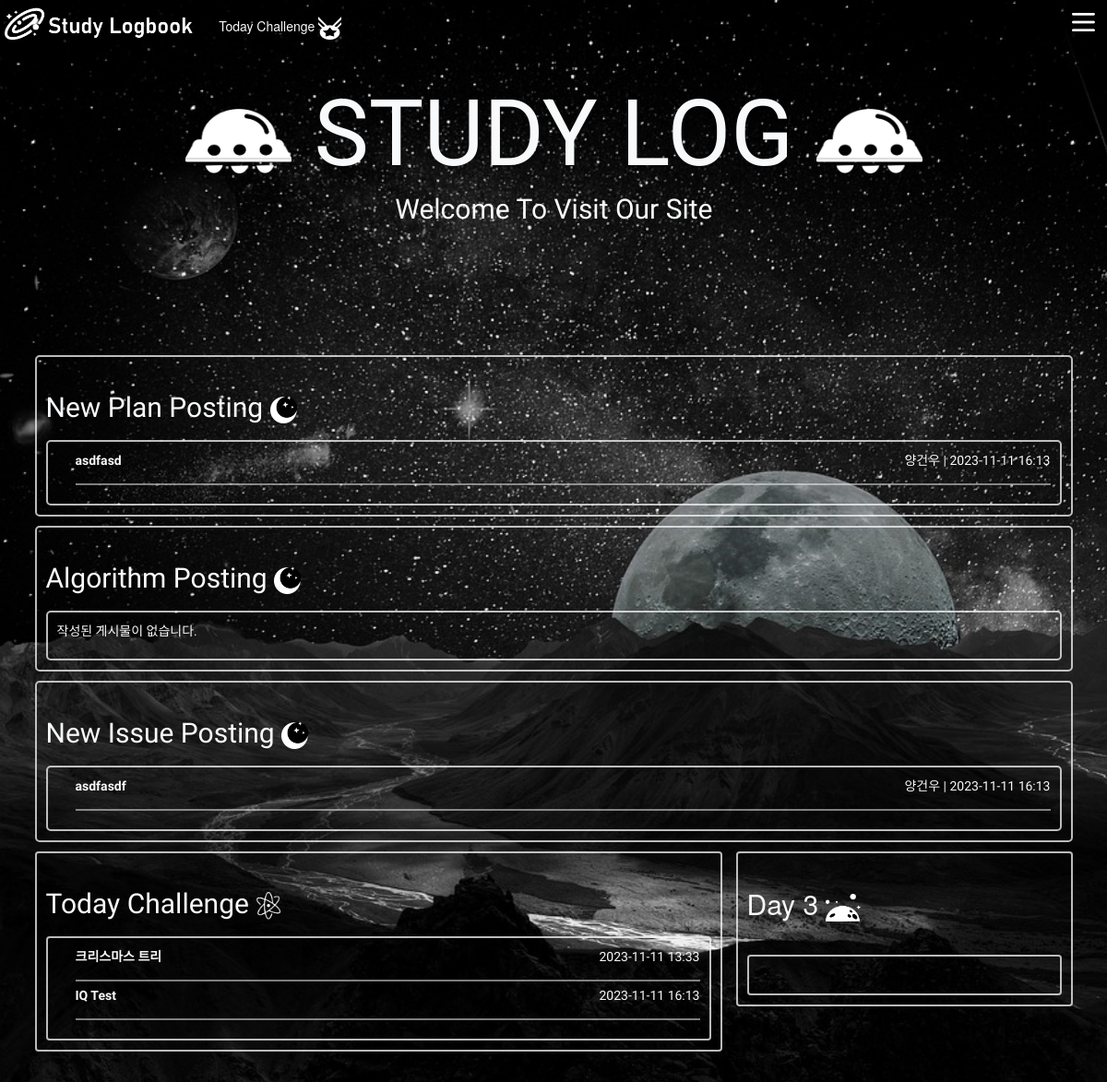
/main/, run on the app's committed database.
### plans/models.py (models this page shows)
class Plan(models.Model):
    user = models.ForeignKey(
        settings.AUTH_USER_MODEL, on_delete=models.CASCADE, related_name='user_plans'
    )
    like_users = models.ManyToManyField(
        settings.AUTH_USER_MODEL, related_name='like_plans'
    )
    title = models.CharField(max_length=200)
    content = models.TextField()
    count = models.PositiveIntegerField(default=0)
    image = models.ImageField(blank=True)
    created_at = models.DateTimeField(auto_now_add=True)
    updated_at = models.DateTimeField(auto_now=True)

### accounts/models.py (models this page shows, shortened)
class User(AbstractBaseUser, PermissionsMixin):
    followings = models.ManyToManyField('self', symmetrical=False, related_name='followers')
    beakjoon_nickname = models.CharField('백준 닉네임',max_length=30, blank=True)
    beakjoon_rank = models.CharField(max_length=30, blank=True, null=True)
    email = models.EmailField('이메일', unique=True)
    username = models.CharField('이름', max_length=30)
    is_staff = models.BooleanField('스태프 권한', default=False)
    is_active = models.BooleanField('사용중', default=True)
    date_joined = models.DateTimeField('가입일', default=timezone.now)
    image = models.ImageField(blank=True)
    objects = UserManager()
    USERNAME_FIELD = 'email'                     # email을 사용자의 식별자로 설정
    REQUIRED_FIELDS = ['username']                   # 필수입력값
    class Meta:
        verbose_name = _('user')
        verbose_name_plural = _('users')
        swappable = 'AUTH_USER_MODEL'
    @property
    def users(self):
        users = get_user_model().objects.all()
        return users

### issues/models.py (models this page shows)
class Issue(models.Model):
    user = models.ForeignKey(
        settings.AUTH_USER_MODEL, on_delete=models.CASCADE, related_name='user_issues'
    )
    like_users = models.ManyToManyField(
        settings.AUTH_USER_MODEL, related_name='like_issues'
    )
    title = models.CharField(max_length=200)
    content = models.TextField()
    count = models.PositiveIntegerField(default=0)
    image = models.ImageField(blank=True)
    created_at = models.DateTimeField(auto_now_add=True)
    updated_at = models.DateTimeField(auto_now=True)

### challenges/models.py (models this page shows)
class Challenge(models.Model):
    title = models.CharField(max_length=20)
    problem = models.IntegerField()
    created_at = models.DateTimeField(auto_now_add=True)
    is_today = models.BooleanField(default=False)
    rank = models.CharField(max_length=5)

### main/views.py (the view)
# urls.py: path('', views.index, name='index'),
def index(request):
    mains = Main.objects.all()
    plans = Plan.objects.all()
    challenges = Challenge.objects.all()
    issues = Issue.objects.all()
    algorithms = Algorithm.objects.all()
    now = datetime.now()
    today_challenge = []
    for challenge in challenges:
        if challenge.created_at.date() == now.date():
            today_challenge.append(challenge)
    context = {
        'mains': mains,
        'plans': plans,
        'challenges' : today_challenge,
        'issues' : issues,
        'algorithms' : algorithms,
    }
    return render(request, 'main/index.html', context)

### main/templates/main/index.html (shortened to what this page needs)
{% extends "base.html" %}
{% block css %}
  <link rel="stylesheet" href="https://maxcdn.bootstrapcdn.com/bootstrap/3.3.2/css/bootstrap.min.css">
{% endblock css %}
{% block content %}
{% load static %}
<html lang="en">
<head>
  <article class='container my-5'>
    <div class='callout '>
      <div class="border border-0 py-5" style="height:300px">
        <h1 class="font_style text-light mx-3 mt-3 animate__animated animate__bounceInRight">
          <img src="{% static "planet4.png" %}" alt="moon" height="70px">
          STUDY LOG
          <img src="{% static "planet4.png" %}" alt="moon" height="70px">
        </h1>
          <h3 class='font_sub_style text-light m-3 animate__animated animate__bounceInRight animate__delay-1s'>Welcome To Visit Our Site</h3>
      </div>
    </div>
  </article>
</head>
<body>
<div class='container'>
  <div class='row'>
      <div class-'col-12'>
        <div class="border border-2 border-light rounded-3 p-2 my-2 border-opacity-75 " >
          <h2 class="mx-2 font card-title lh-lg text-light"> New Plan Posting <img src="{% static "planet8.png" %}" height='30px' alt=""></h2>
          <div class="border border-2 border-light rounded-3 p-3 m-2 border-opacity-75 ">
            <div class='text-light font'>
              {% if plans|length == 0%}
                <td class='' colspan='5'>
                  <p class=' text-light'>작성된 플랜이 없습니다.</p></td>
              {% else %}
              <ol class="">
                {% for plan in plans %}
                  <a href="{% url 'plans:detail' plan.pk %}">
                    <div class = 'd-flex justify-content-between align-items-center'>
                      <p class=' text-light fw-bold'>{{ plan.title }}</p>
                      <p class='text-light'>{{ plan.user.username }} | {{ plan.created_at | date:"Y-m-d H:i"}}</p>
                    </div>
                    <hr class="my-2 border border-light border-1 opacity-50">
                  </a>
                {% endfor %}
              </ol>
              {% endif %}
            </div>
          </div>
        </div>
      </div>
      <div class-'col-12'>
        <div class="border border-2 border-light rounded-3 p-2 my-2 border-opacity-75 " >
          <h2 class="mx-2 font card-title lh-lg text-light"> Algorithm Posting <img src="{% static "planet8.png" %}" height='30px' alt=""></h2>
          <div class="border border-2 border-light rounded-3 p-3 m-2 border-opacity-75 ">
            <div class='text-light font'>
              {% if algorithms|length == 0 %}
                <td class='' colspan='5'>
                  <p class=' text-light'>작성된 게시물이 없습니다.</p></td>
              {% endif %}
            </div>
          </div>
        </div>
      </div>
      <div class-'col-12'>
        <div class="border border-2 border-light rounded-3 p-2 my-2 border-opacity-75 " >
          <h2 class="mx-2 font card-title lh-lg text-light"> New Issue Posting <img src="{% static "planet8.png" %}" height='30px' alt=""></h2>
          <div class="border border-2 border-light rounded-3 p-3 m-2 border-opacity-75 ">
            <div class='text-light font'>
              {% if plans|length == 0%}
                <td class='' colspan='5'>
                  <p class=' text-light'>작성된 게시물이 없습니다.</p></td>
              {% else %}
              <ol class="">
                {% for issue in issues %}
                  <a href="{% url 'issues:detail' issue.pk %}">
                    <div class = 'd-flex justify-content-between align-items-center'>
                      <p class=' text-light fw-bold'>{{ issue.title }}</p>
                      <p class='text-light'>{{ issue.user.username }} | {{ issue.created_at | date:"Y-m-d H:i"}}</p>
                    </div>
                    <hr class="my-2 border border-light border-1 opacity-50">
                  </a>
                {% endfor %}
              </ol>
              {% endif %}
            </div>
          </div>
        </div>
      </div>
  </div>
  <div class='row'>
    <div class='col-8'>
      <div class="border border-2 border-light rounded p-2 my-2 border-opacity-75 " >
        <h2 class="mx-2 font card-title lh-lg text-light">Today Challenge <img src="{% static "planet2.png" %}" height='30px' alt=""></h2>
          <div class="border border-2 border-light rounded p-3 m-2 border-opacity-75 ">
            <div class='text-light font'>
              <ol class="">
                {% for challenge in challenges %}
                    <a href="{% url 'challenges:index'%}">
                      <div class = 'd-flex justify-content-between align-items-center'>
                        <p class=' text-light fw-bold'>{{ challenge.title }}</p>
                        <p class='text-light'>{{ challenge.created_at | date:"Y-m-d H:i"}}</p>
                      </div>
                      <hr class="my-2 border border-light border-1 opacity-50">
                    </a>
                {% endfor %}
              </ol>
            </div>
          </div>
      </div>
    </div>
    <div class='col-4'>
      <div class="border border-2 border-light rounded p-2 my-2 border-opacity-75 ">
        <h2 class="mx-2 card-title lh-lg text-light">Day 3 <img src="{% static "planet9.png" %}" height='30px' alt=""></h2>
        <br>
          <div class="border border-2 border-light rounded p-3 m-2 border-opacity-75">
          <br>
          </div>
      </div>
    </div>
  </div>
{% endblock content %}

### static/style.css (style rules this page uses)
.container { display : flex; flex-direction: column; }
a,a:link { cursor: url(test_mouse.png) 2 2, auto; }
body { min-height: 100vh; background :url('background3.jpg') ; background-size : cover; cursor: url(test_mouse.png) 2 2, auto; }
.callout { grid-area: callout; align-self: center; justify-self: center; text-align: center; }
.font_style { font-family: 'Russo One', sans-serif; font-size: 100px; }
.font_sub_style { font-family: 'Russo One', sans-serif; font-size: 30px; }

### main/templates/main/index.html (style rules this page uses)
.font { font-family: 'Gowun Dodum', sans-serif; }

### data on the page
Plan: title "asdfasd", user.username "양건우", created_at "2023-11-11 16:13"
Issue: title "asdfasdf", user.username "양건우", created_at "2023-11-11 16:13"
Challenge: title "크리스마스 트리", created_at "2023-11-11 13:33"
Challenge: title "IQ Test", created_at "2023-11-11 16:13"
